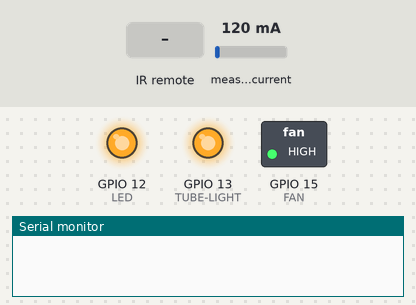
A sketch run on a simulated ESP8266 (NodeMCU). On the bench: switched loads named in the sketch (green lamp = pin HIGH), output pins drawn as LEDs (lit = HIGH), the last lines printed to the serial monitor. The test bench sets the inputs (shaded band); at power-on: measured current 120 mA. EEPROM starts erased.

Above: at 2.7 s.
2.8 s: infrared code 0x807F9A65 received
At 4.2 s:
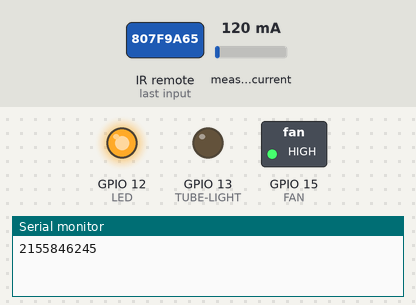
5.1 s: infrared code 0x807F1AE5 received
At 6.8 s:
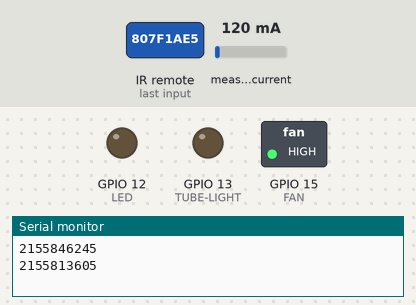
7.5 s: infrared code 0x807F5AA5 received
At 9.5 s:
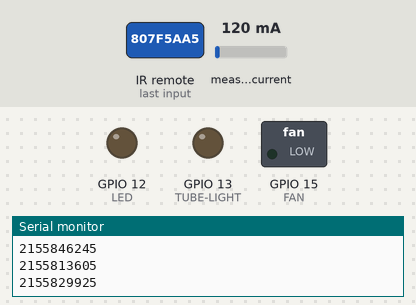
9.8 s: infrared code 0x1FE50AF received
At 11.9 s:
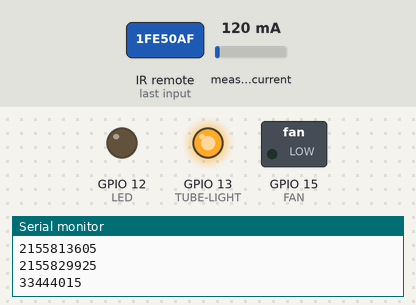
12.2 s: infrared code 0x1FED827 received
At 13.6 s:
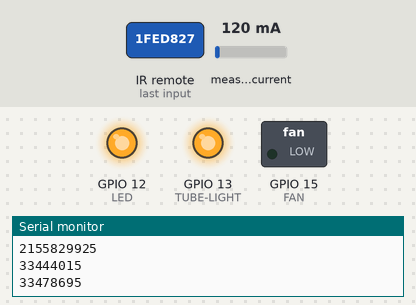
14.6 s: infrared code 0x1FEF807 received
At 16.2 s:
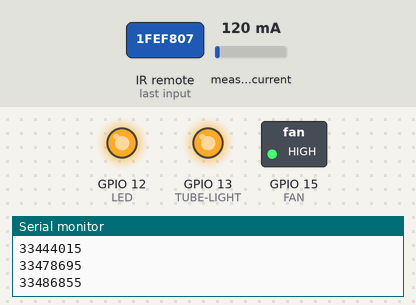
Timing chart, 0 to 17.7 s (numbered marks = the images above; inputs shaded):
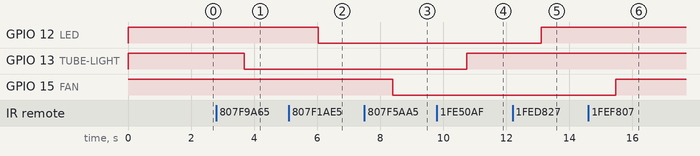

Measured:
- after the input at 2.8 s, GPIO 13 (TUBE-LIGHT): HIGH → LOW after 0.88 s
- after the input at 5.1 s, GPIO 12 (LED): HIGH → LOW after 0.94 s
- after the input at 7.5 s, GPIO 15 (FAN): HIGH → LOW after 0.90 s
- after the input at 9.8 s, GPIO 13 (TUBE-LIGHT): LOW → HIGH after 0.95 s
- after the input at 12.2 s, GPIO 12 (LED): LOW → HIGH after 0.91 s
- after the input at 14.6 s, GPIO 15 (FAN): LOW → HIGH after 0.87 s

The sketch:

ESP8266_NODEMCU_SWITCHBOARD.ino
```cpp
// This example shows how to connect to Cayenne using an ESP8266 and send/receive sample data.
// Make sure you install the ESP8266 Board Package via the Arduino IDE Board Manager and select the correct ESP8266 board before compiling.

//#define CAYENNE_DEBUG
#define CAYENNE_PRINT Serial
#include <CayenneMQTTESP8266.h>
#include <IRrecv.h>
#include <EEPROM.h>
uint16_t RECV_PIN = 14;
IRrecv irrecv(RECV_PIN);
#include <IRutils.h>

decode_results results;

// WiFi network info.
char ssid[] = "Radar";
char wifiPassword[] = "radar1234@";

// Cayenne authentication info. This should be obtained from the Cayenne Dashboard.
char username[] = "7a3a4c40-b32d-11e6-b51c-abe30c418779";
char password[] = "2ac5a08fa30d47b3a5534950b7924708bc819f93";
char clientID[] = "a05b9270-1bb0-11e8-9f38-9fae3d42ebf0";
int sensorPin = A0;
int sensorValue = 0;
unsigned long lastMillis = 0;
unsigned int irdata=0;
int bulb=0;
int count=0;
 double Irms=0 ;
int tube=0;
#include "EmonLib.h"
EnergyMonitor emon1;
void setup() {
	Serial.begin(9600);
 EEPROM.begin(512);
 irrecv.enableIRIn();
	 emon1.current(A0, 111.1);
  pinMode(15,OUTPUT);//FAN
  pinMode(12,OUTPUT);//LED
  pinMode(13,OUTPUT);//TUBE-LIGHT
  digitalWrite(15,EEPROM.read(15));
  digitalWrite(12,EEPROM.read(12));
  digitalWrite(13,EEPROM.read(13));

    Cayenne.begin(username, password, clientID, ssid, wifiPassword);
}

void loop() {
	Cayenne.loop();
 if (irrecv.decode(&results)) {
  irdata=results.value;
    // print() & println() can't handle printing long longs. (uint64_t)
    serialPrintUint64(results.value, DEC);
    Serial.println("");

    switch(irdata){
      case 2155846245  :digitalWrite(13, !digitalRead(13));
                     break;
      case 2155813605 : digitalWrite(12, !digitalRead(12));
                      break;
      case 2155829925  : digitalWrite(15, !digitalRead(15));
                       break;
      case 33444015  :digitalWrite(13, !digitalRead(13));
                     break;
      case 33478695 : digitalWrite(12, !digitalRead(12));
                      break;
      case 33486855  : digitalWrite(15, !digitalRead(15));

                     break;
      default: break;

    }

    irrecv.resume();  // Receive the next value
  }

  Irms = emon1.calcIrms(1480);
  if (Irms>10 && Irms<14){
   bulb=1;
   tube=0;
  }
  if( Irms>14 && Irms<18)
 {
  bulb=0;
  tube=1;
 }
  else if( Irms>26 && Irms<32)
 {
  bulb=1;
  tube=1;
 }
  else if(  Irms<1)
 {
  bulb=0;
  tube=0;
 }
}

// Default function for sending sensor data at intervals to Cayenne.
// You can also use functions for specific channels, e.g CAYENNE_OUT(1) for sending channel 1 data.


// Default function for processing actuator commands from the Cayenne Dashboard.
// You can also use functions for specific channels, e.g CAYENNE_IN(1) for channel 1 commands.
CAYENNE_IN_DEFAULT()
{
	CAYENNE_LOG("Channel %u, value %s", request.channel, getValue.asString());
	//Process message here. If there is an error set an error message using getValue.setError(), e.g getValue.setError("Error message");
  digitalWrite(request.channel, !digitalRead(request.channel));
}
CAYENNE_OUT_DEFAULT()

{
  // Write data to Cayenne here. This example just sends the current uptime in milliseconds on virtual channel 0.
  //Cayenne.virtualWrite(0, millis());
  // Some examples of other functions you can use to send data.
  //Cayenne.celsiusWrite(1, 22.0);
  //Cayenne.luxWrite(2, 700);
  //Cayenne.virtualWrite(3, 50, TYPE_PROXIMITY, UNIT_CENTIMETER);

Cayenne.virtualWrite(18,digitalRead(15) );
 Cayenne.virtualWrite(16,tube );
 Cayenne.virtualWrite(17,bulb );


EEPROM.write(15, digitalRead(15));
  EEPROM.write(13, digitalRead(13));
  EEPROM.write(12, digitalRead(12));

    EEPROM.commit();
}
```
